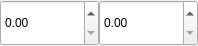
<?xml version="1.0" encoding="UTF-8"?>
<ui version="4.0">
 <class>Widget</class>
 <widget class="QWidget" name="Widget">
  <property name="geometry">
   <rect>
    <x>0</x>
    <y>0</y>
    <width>198</width>
    <height>46</height>
   </rect>
  </property>
  <property name="sizePolicy">
   <sizepolicy hsizetype="Minimum" vsizetype="Minimum">
    <horstretch>0</horstretch>
    <verstretch>0</verstretch>
   </sizepolicy>
  </property>
  <property name="maximumSize">
   <size>
    <width>198</width>
    <height>46</height>
   </size>
  </property>
  <property name="windowTitle">
   <string>Dialog</string>
  </property>
  <layout class="QGridLayout" name="gridLayout_2">
   <property name="margin">
    <number>0</number>
   </property>
   <property name="spacing">
    <number>0</number>
   </property>
   <item row="2" column="0">
    <widget class="QDoubleSpinBox" name="minBox">
     <property name="sizePolicy">
      <sizepolicy hsizetype="Minimum" vsizetype="Minimum">
       <horstretch>0</horstretch>
       <verstretch>0</verstretch>
      </sizepolicy>
     </property>
    </widget>
   </item>
   <item row="2" column="2">
    <widget class="QDoubleSpinBox" name="maxBox">
     <property name="sizePolicy">
      <sizepolicy hsizetype="Minimum" vsizetype="Minimum">
       <horstretch>0</horstretch>
       <verstretch>0</verstretch>
      </sizepolicy>
     </property>
    </widget>
   </item>
  </layout>
 </widget>
 <tabstops>
  <tabstop>minBox</tabstop>
  <tabstop>maxBox</tabstop>
 </tabstops>
 <resources/>
 <connections/>
</ui>
